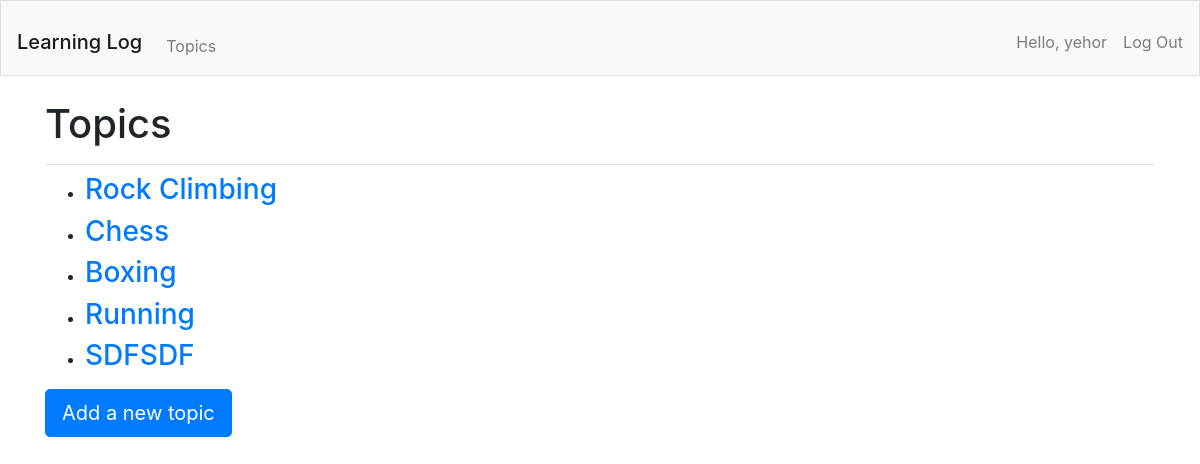
The app's page /topics/ (signed in) with its own data.
### learning_logs/models.py (models this page shows)
class Topics(models.Model):
    text = models.CharField(max_length=200)
    date_added = models.DateTimeField(auto_now_add=True)
    owner = models.ForeignKey(User, on_delete=models.CASCADE)
    def __str__(self):
        return self.text

### learning_logs/views.py (the view)
# urls.py: path('topics/', views.topics, name='topics'),
@login_required
def topics(request):
    topics = Topics.objects.filter(owner=request.user).order_by('date_added')
    context = {'topics': topics}
    return render(request, 'learning_logs/topics.html', context)

### learning_logs/templates/learning_logs/topics.html
{% extends "learning_logs/base.html" %}
{% block page_header %}
    <h1>Topics</h1>
{% endblock page_header %}
{% block content %}
    <ul>
        {% for topic in topics %}
            <li><h3>
                <a href="{% url 'learning_logs:topic' topic.id %}">{{ topic }}</a>
            </h3></li>
        {% empty %}
            <li><h3>No topics have been added yet.</h3></li>
        {% endfor %}
    </ul>
    <h3><a class="btn btn-lg btn-primary" href="{% url 'learning_logs:new_topic' %}">Add a new topic</a></h3>
    {% endblock content %}

### learning_logs/templates/learning_logs/base.html (shortened to what this page needs)
{% load bootstrap4 %}
<!doctype html>
<html lang="en">
<head>
    {% bootstrap_css %}
</head>
<body>
    <div>
        <nav class="navbar navbar-expand-md navbar-light bg-light mb-4 border">
        <h1><a class="navbar-brand mt-3" href="{% url 'learning_logs:index' %}">
            Learning Log</a></h1>
        <div class="collapse navbar-collapse" id="navbarCollapse">
            <ul class="navbar-nav mr-auto">
                <div class="mt-3">
                    <li class="nav-item">
                        <a class="nav-link" href="{% url 'learning_logs:topics' %}">Topics</a>
                    </li>
                </div>
            </ul>
            <ul class="navbar-nav ml-auto">
                {% if user.is_authenticated %}
                        <li class="nav-item">
                            <div class="mt-3">
                                <span class="navbar-text" style="padding-top: 0px; margin-right: 16px;">Hello, {{user.username}}</span>
                            </div>
                        </li>
                        <li class="nav-item">
                            <div class="mt-3">
                                <form method="post" action="{% url 'users:logout' %}">
                                    <button type="submit" class="nav-link" style="background:none; border:none; padding:0;">
                                        Log Out
                                    </button>
                                </form>
                            </div>
                        </li>
                {% endif %}
            </ul>
        </nav>
    </div>
    <main role="main" class="container">
        <div class="pb-2 mb-2 border-bottom">
            {% block page_header %}{% endblock page_header %}
        </div>
        <div>
            {% block content %}{% endblock content %}
        </div>
    </main>
</body>
</html>

### records on screen
Topics: text "Rock Climbing"
Topics: text "Chess"
Topics: text "Boxing"
Topics: text "Running"
Topics: text "SDFSDF"

### other values on screen
{{ user.username }} "yehor"
